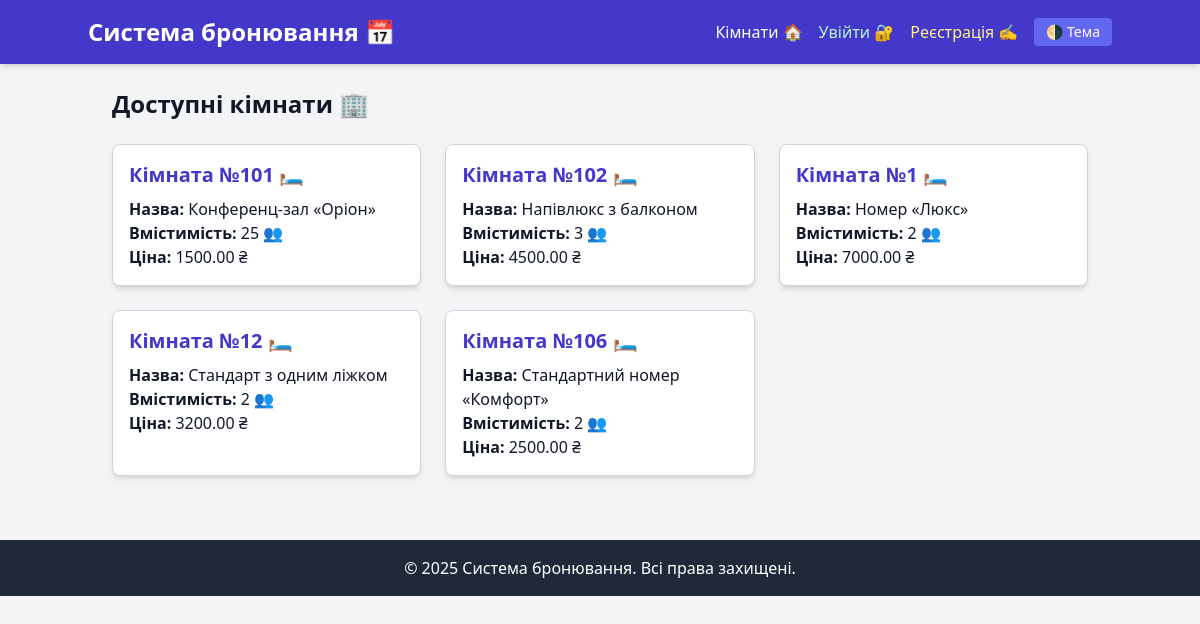
/rooms/, run on the app's committed database.
### booking/models.py (models this page shows, shortened)
class Location(models.Model):
    number = models.CharField(max_length=10 , default='N/A')  # номер локації
    title = models.CharField(max_length=100,unique=True)
    capacity = models.PositiveIntegerField()
    price = models.DecimalField(max_digits=6, decimal_places=2)
    description = models.TextField()
    created_at = models.DateTimeField(auto_now_add=True)
    is_active = models.BooleanField(default=True)
    image = models.ImageField(upload_to='room_images/', blank=True, null=True)
    class Meta:
        verbose_name = _('Location')
        verbose_name_plural = _('Locations')
        ordering = ['title']

### booking/views.py (the view)
# urls.py: path('rooms/', views.room_list, name='room_list'),
def room_list(request):
    rooms = Location.objects.all()
    return render(request, "room_list.html", {"rooms_list": rooms})

### templates/room_list.html
{% extends "base.html" %}
{% block content %}
    <h2 class="text-2xl font-bold mb-6 text-gray-900 dark:text-gray-100">Доступні кімнати 🏢</h2>
    <div class="grid grid-cols-1 md:grid-cols-2 lg:grid-cols-3 gap-6">
        {% for room in rooms_list %}
            <a href="{% url 'location_detail' room.pk %}"
               class="block bg-white text-gray-900 shadow-md rounded-lg p-4 border border-gray-300 hover:bg-indigo-100 dark:bg-gray-800 dark:text-gray-100 dark:border-gray-700 dark:hover:bg-indigo-700 transition">
                <h3 class="text-xl font-semibold text-indigo-700 dark:text-indigo-400 mb-2">Кімната №{{ room.number }} 🛏️</h3>
                <p><strong>Назва:</strong> {{ room.title }}</p>
                <p><strong>Вмістимість:</strong> {{ room.capacity }} 👥</p>
                <p><strong>Ціна:</strong> {{ room.price }} ₴</p>
            </a>
        {% empty %}
            <p class="text-gray-700 dark:text-gray-300">Немає доступних кімнат.</p>
        {% endfor %}
    </div>
{% endblock %}

### data on the page
Location: number "101", title "Конференц-зал «Оріон»", capacity "25", price "1500.00"
Location: number "102", title "Напівлюкс з балконом", capacity "3", price "4500.00"
Location: number "1", title "Номер «Люкс»", capacity "2", price "7000.00"
Location: number "12", title "Стандарт з одним ліжком", capacity "2", price "3200.00"
Location: number "106", title "Стандартний номер «Комфорт»", capacity "2", price "2500.00"
